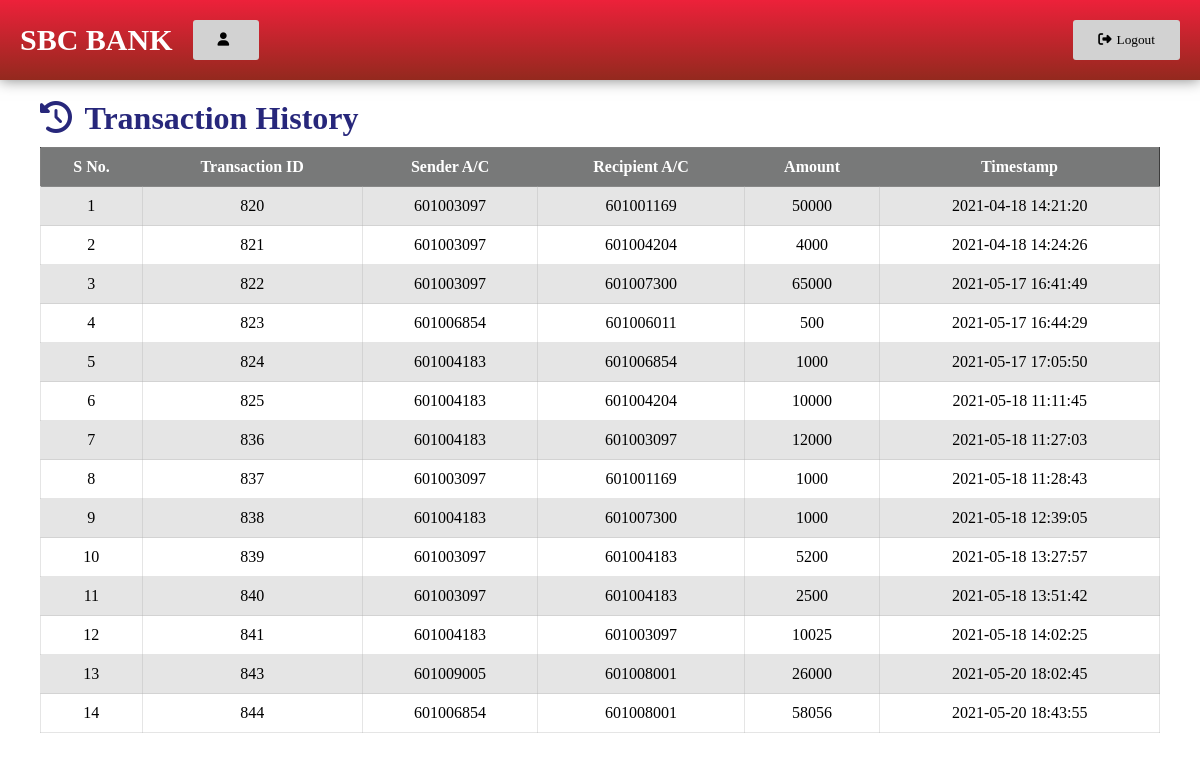
Screenshot of /transaction-history.php with the database file from the repository.
### tables this page shows
CREATE TABLE `transactions` (
  `transaction_id` int(11) NOT NULL,
  `sender_acc_num` varchar(20) NOT NULL,
  `recipient_acc_num` varchar(20) NOT NULL,
  `amount` double NOT NULL,
  `timestamp` timestamp NOT NULL DEFAULT current_timestamp() ON UPDATE current_timestamp()
);

### transaction-history.php (the view, shortened to what this page needs)
<?php
    require_once('connection.php');
    $sql = "SELECT * FROM transactions";
    $result = $conn->query($sql);
?>
<!DOCTYPE html>
<html lang="en">
<head>
    <link rel="stylesheet" href="public/CSS/styles.css">
    <link rel="stylesheet" href="public/CSS/hide-header-option.css">
</head>
<body>
    <?php require 'includes/header.php'; ?>
    <div class="wrapper">
        <?php if($result->num_rows > 0){ ?>
        <h1 class="mb-10px secondary"><i class="fas fa-history mr-5px"></i> Transaction History</h1>
        <table>
            <thead>
                <tr>
                    <th>S No.</th>
                    <th>Transaction ID</th>
                    <th>Sender A/C</th>
                    <th>Recipient A/C</th>
                    <th>Amount</th>
                    <th>Timestamp</th>
                </tr>
            </thead>
            <tbody>
                <?php
                    $serial_no = 1;
                    while($row = $result->fetch_assoc()){
                ?>
                <tr>
                    <td><?php echo $serial_no; ?></td>
                    <td><?php echo $row['transaction_id']; ?></td>
                    <td><?php echo $row['sender_acc_num']; ?></td>
                    <td><?php echo $row['recipient_acc_num']; ?></td>
                    <td><?php echo $row['amount']; ?></td>
                    <td><?php echo $row['timestamp']; ?></td>
                </tr>
                <?php $serial_no++; ?>
                <?php } ?>
            </tbody>
        </table>
        <?php }
        else {
            ?>
                <h3 class="danger"><i class="fas fa-exclamation-circle mr-5px"></i> No transaction were found</h3>
            <?php
        }
        ?>
    </div>
</body>
</html>

### includes/header.php (shortened to what this page needs)
<div class="header no-print">
    <div style="display:flex; align-items:center;">
        <h3 onclick="location.href='index.php'">SBC BANK</h3>
        <button class="view-welcome-btn"><i class="fas fa-user mr-5px"></i><?php echo $_SESSION['username']?></button>
    </div>
    <div>
        <button class="view-logout-btn" onclick="location.href='logout.php'"><i class="fas fa-sign-out-alt mr-5px"></i>Logout</button>
    </div>
</div>
<div class="header-padding"></div>

### Public/CSS/styles.css (style rules this page uses)
* { margin: 0; padding: 0; font-family: -webkit-pictograph; }
.wrapper { display: flex; flex-direction: column; padding: 20px 40px; }
.header { position: absolute; left: 0; top: 0; height: 80px; background: linear-gradient(#ED213A, #93291E); position: fixed; width: 100%; display: flex; align-items: center; box-shadow: 0px 0px 14px 0px rgba(0, 0,0,0.5); z-index: 100; justify-content: space-between; }
.header h3 { color: white; font-size: 30px; margin-left: 20px; cursor: pointer; display: inline; }
.header-padding { height: 80px; }
.view-logout-btn { margin-right: 20px; padding: 12px 25px; border-radius: 3px; border: none; background: #d2d2d2; }
.view-welcome-btn { margin:0 20px; padding: 12px 25px; border-radius: 3px; border: none; background: #d2d2d2; }
table { border : 0.5px solid rgba(0,0,0,0.5); border-collapse: collapse; width: 100%; border-radius: 3px; }
th { background: #787979; padding: 10px; color: white; }
td { border : 0.5px solid rgb(169 169 169 / 30%); padding: 10px; text-align:center; }
tr:nth-child(odd) { background: rgb(169 169 169 / 30%); }
.mr-5px { margin-right: 5px; }
.mb-10px { margin-bottom: 10px; }
.secondary { color: #27277b; }

### rows the page displays
transactions: transaction_id "820", sender_acc_num "601003097", recipient_acc_num "601001169", amount "50000", timestamp "2021-04-18 14:21:20"
transactions: transaction_id "821", sender_acc_num "601003097", recipient_acc_num "601004204", amount "4000", timestamp "2021-04-18 14:24:26"
transactions: transaction_id "822", sender_acc_num "601003097", recipient_acc_num "601007300", amount "65000", timestamp "2021-05-17 16:41:49"
transactions: transaction_id "823", sender_acc_num "601006854", recipient_acc_num "601006011", amount "500", timestamp "2021-05-17 16:44:29"
transactions: transaction_id "824", sender_acc_num "601004183", recipient_acc_num "601006854", amount "1000", timestamp "2021-05-17 17:05:50"
transactions: transaction_id "825", sender_acc_num "601004183", recipient_acc_num "601004204", amount "10000", timestamp "2021-05-18 11:11:45"
transactions: transaction_id "836", sender_acc_num "601004183", recipient_acc_num "601003097", amount "12000", timestamp "2021-05-18 11:27:03"
transactions: transaction_id "837", sender_acc_num "601003097", recipient_acc_num "601001169", amount "1000", timestamp "2021-05-18 11:28:43"
transactions: transaction_id "838", sender_acc_num "601004183", recipient_acc_num "601007300", amount "1000", timestamp "2021-05-18 12:39:05"
transactions: transaction_id "839", sender_acc_num "601003097", recipient_acc_num "601004183", amount "5200", timestamp "2021-05-18 13:27:57"
transactions: transaction_id "840", sender_acc_num "601003097", recipient_acc_num "601004183", amount "2500", timestamp "2021-05-18 13:51:42"
transactions: transaction_id "841", sender_acc_num "601004183", recipient_acc_num "601003097", amount "10025", timestamp "2021-05-18 14:02:25"
transactions: transaction_id "843", sender_acc_num "601009005", recipient_acc_num "601008001", amount "26000", timestamp "2021-05-20 18:02:45"
transactions: transaction_id "844", sender_acc_num "601006854", recipient_acc_num "601008001", amount "58056", timestamp "2021-05-20 18:43:55"
